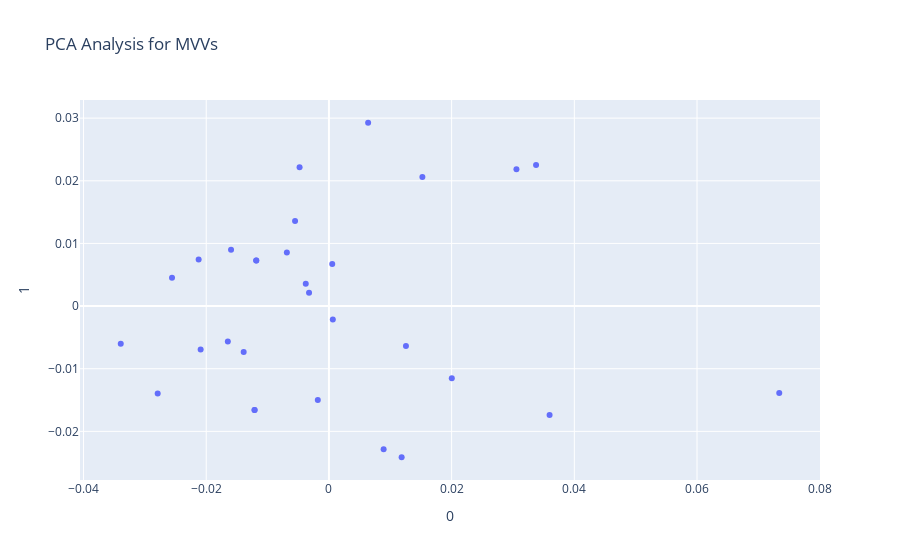

The notebook cell saved with this chart:
### Code cell
X = MVV_freq

pca = PCA(n_components=10)
components = pca.fit_transform(X)

fig = px.scatter(components, x=0, y=1, title= "PCA Analysis for MVVs")
fig.show()

### Figure 1 — Plotly figure (JSON) as saved in the notebook; plotly's stock layout.template omitted (floating-point values rounded to 4 significant figures)
{"data": [{"hovertemplate": "0=%{x}<br>1=%{y}<extra></extra>", "legendgroup": "", "marker": {"color": "#636efa", "symbol": "circle"}, "mode": "markers", "name": "", "orientation": "v", "showlegend": false, "type": "scatter", "x": [-0.003242, -0.01185, -0.01596, 0.03376, -0.03394, 0.03597, 0.008916, -0.001814, -0.01185, -0.005519, 0.000635, -0.02124, -0.01212, -0.0139, -0.01648, 0.02003, 0.0005371, -0.006859, -0.004783, -0.01212, -0.003777, 0.01256, 0.07341, 0.03057, -0.02091, 0.01185, 0.01523, -0.02792, -0.02558, 0.00639], "xaxis": "x", "y": [0.002108, 0.007264, 0.009008, 0.02251, -0.006031, -0.0174, -0.02287, -0.01501, 0.007264, 0.01358, -0.002153, 0.007428, -0.01658, -0.00732, -0.005653, -0.01151, 0.006697, 0.008549, 0.02216, -0.01658, 0.003566, -0.006354, -0.01388, 0.02183, -0.006934, -0.02413, 0.02061, -0.01397, 0.004536, 0.02926], "yaxis": "y"}], "layout": {"legend": {"tracegroupgap": 0}, "title": {"text": "PCA Analysis for MVVs"}, "xaxis": {"anchor": "y", "domain": [0, 1], "title": {"text": "0"}}, "yaxis": {"anchor": "x", "domain": [0, 1], "title": {"text": "1"}}}}
